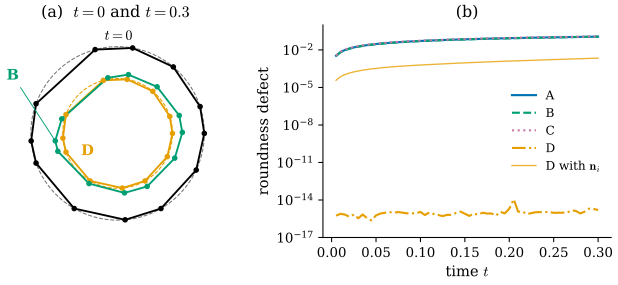

Generate this figure with Python:
"""Figure 32.4.3: ROUND for the four discrete flows on the unevenly sampled unit circle (12 vertices at the angles
ddg32.UNEVEN_DEG). Matched time steps h = dt (D) and h = dt / mean(lbar) (A, B, C), dt = 1e-3, up to t = 0.3.
(a) the polygons at t = 0 and t = 0.3 for B and D; (b) the roundness defect against time (log scale).

Run: PYTHONPATH=tools python3 chapters/32-ddg-overview/figures/fig-32-4-3-roundness.py
"""
import sys
from pathlib import Path

import numpy as np

sys.path.insert(0, str(Path(__file__).resolve().parents[1] / "lib"))
import dgfig  # noqa: E402
dgfig.setup()
import matplotlib.pyplot as plt  # noqa: E402

import dgdec as dd  # noqa: E402
import ddg32  # noqa: E402

C = dgfig.COLORS
S = ddg32.KIND_STYLE
U = ddg32.uneven_circle()
lb = dd.curve_dual_lengths(U, True)
dt, T, every = 1e-3, 0.3, 5
steps = int(round(T / dt))
tt = dt * every * np.arange(steps // every + 1)
runs = {}
for key, k, normal in (("A", "A", None), ("B", "B", None), ("C", "C", None), ("D", "D", "circumcenter"),
                       ("Dbis", "D", "bisector")):
    h = dt if k == "D" else dt / lb.mean()
    tr = ddg32.flow(U, k, h, steps, normal=normal or "circumcenter", every=every)
    me = min(dd.curve_edge_lengths(X, True).min() for X in tr) / dd.curve_edge_lengths(U, True).min()
    assert me > 0.2, (key, me)
    runs[key] = tr
rd = {key: np.array([ddg32.roundness_defect(X) for X in tr]) for key, tr in runs.items()}
assert np.all(rd["D"] < 1e-13)                                       # Proposition 32.4.10
assert all(rd[k][-1] > 0.05 for k in "ABC") and 1e-4 < rd["Dbis"][-1] < 1e-2
cD, rD = ddg32.fit_circle(runs["D"][-1])
assert np.linalg.norm(cD) < 1e-12 and np.allclose(np.linalg.norm(runs["D"][-1], axis=1), rD)
r_m = 1.0
for _ in range(steps):
    r_m = r_m - dt / r_m                                             # r_{m+1} = r_m - h / r_m
assert abs(rD - r_m) < 1e-12

fig, (ax, bx) = plt.subplots(1, 2, figsize=(6.8, 3.2), gridspec_kw={"width_ratios": [1, 1.15]})
s = np.linspace(0, 2 * np.pi, 400)


def poly(a, X, **kw):
    Xc = np.vstack([X, X[:1]])
    a.plot(Xc[:, 0], Xc[:, 1], **kw)
    a.plot(X[:, 0], X[:, 1], "o", ms=3.2, color=kw.get("color"), zorder=5)


ax.plot(np.cos(s), np.sin(s), color=C["aux"], lw=dgfig.LW["aux"], ls="--")
poly(ax, U, color=C["main"], lw=1.4)
ax.plot(rD * np.cos(s), rD * np.sin(s), color=S["D"]["color"], lw=dgfig.LW["aux"], ls="--")
poly(ax, runs["D"][-1], color=S["D"]["color"], lw=1.4)
poly(ax, runs["B"][-1], color=S["B"]["color"], lw=1.4, ls="-")
ax.text(-0.15, 1.08, r"$t = 0$", fontsize=10.5)
jb = int(np.argmin(runs["B"][-1][:, 0]))                       # leftmost vertex of the B polygon
ax.annotate("B", xy=runs["B"][-1][jb], xytext=(-1.28, 0.62), fontsize=11, color=S["B"]["color"],
            fontweight="bold", arrowprops=dict(arrowstyle="-", color=S["B"]["color"], lw=0.7))
ax.text(-0.42, -0.25, "D", fontsize=11, color=S["D"]["color"], fontweight="bold")
ax.set_aspect("equal")
ax.set_xlim(-1.3, 1.25)
ax.set_ylim(-1.2, 1.25)
ax.set_axis_off()
ax.set_title(r"(a)  $t = 0$ and $t = 0.3$", fontsize=12)

floor = 1e-17
for key, lab in (("A", "A"), ("B", "B"), ("C", "C"), ("D", "D"), ("Dbis", r"D with $\mathbf{n}_i$")):
    k = key[0]
    st = dict(color=S[k]["color"], ls=S[k]["ls"], lw=1.6)
    if key == "Dbis":
        st.update(ls="-", lw=1.0, alpha=0.8)
    bx.semilogy(tt[1:], np.maximum(rd[key][1:], floor), label=lab, **st)
bx.set_xlabel(r"time $t$")
bx.set_ylabel("roundness defect")
bx.set_ylim(1e-17, 1)
bx.legend(frameon=False, fontsize=9, loc="center right", ncol=1)
bx.set_title("(b)", fontsize=12)
for sp_ in ("top", "right"):
    bx.spines[sp_].set_visible(False)

fig.tight_layout()
dgfig.save(fig, __file__)
for key in rd:
    print(key, "defect at t=0.3: %.2e" % rd[key][-1], " fitted r: %.4f" % ddg32.fit_circle(runs[key][-1])[1])
print("smooth r(0.3) =", np.sqrt(1 - 0.6), " D-flow r =", rD)
